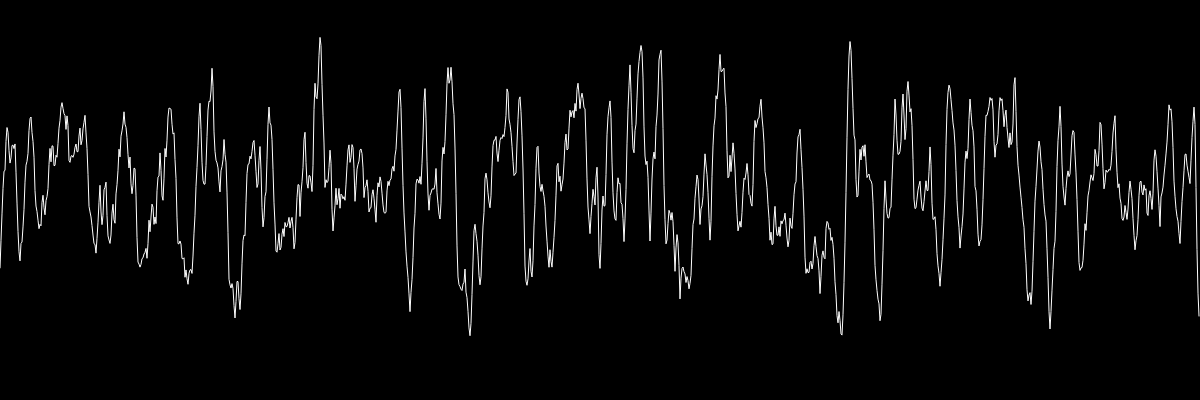
Frame 1 (no input)
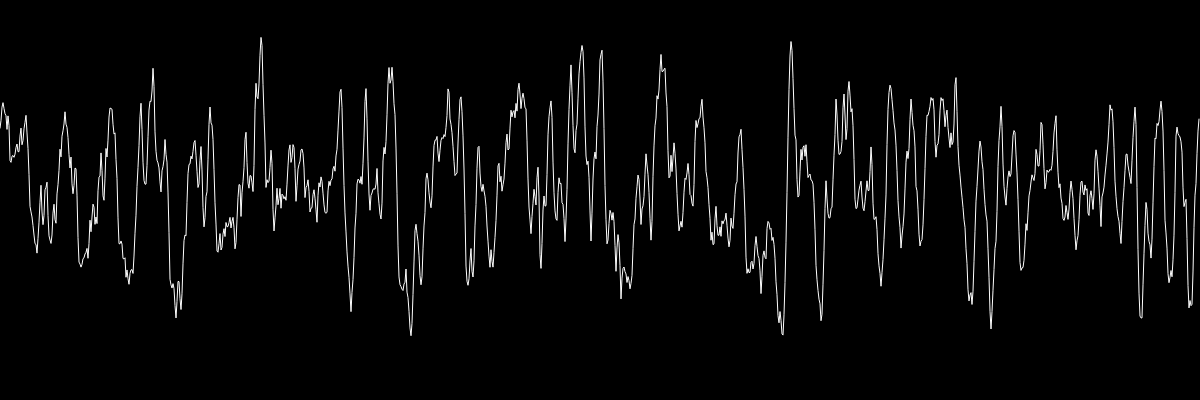
Frame 60 (no input)
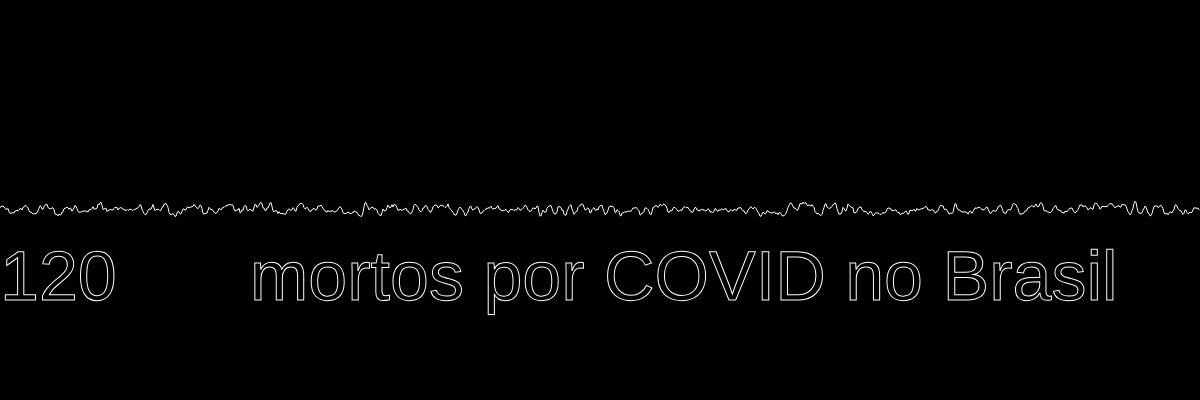
Frame 120 (the mouse pressed at the canvas centre since frame 60)

The p5.js sketch that drew these frames (run headless with seeded random() and noise() and a simulated clock; from frame 60 on, the mouse is pressed at the canvas centre):

// p5.js sketch
// ── sketch.js
var inc = 0.1;
var inc2 = 0.2;
var start = 0;

function setup() {
  createCanvas(1200, 400);
}

function vibracaoMenor() {
  var xoff = start;
  beginShape();

  for (var x =0; x < width; x++) {
    stroke(255, 255, 255)
    var y = noise(xoff) * 20;
    vertex(x, 200 + y);
    xoff += inc2;
  }
  endShape();

  start += inc;
}

function vibracaoMaior() {
  var xoff = start;
  beginShape();

  for ( var x = 0; x < width; x++) {
    stroke(255, 255, 255);
    // var y = random(height)
    var y = noise(xoff) * height;
    vertex(x, y);
    xoff +=inc;
  }
  endShape();

  start += inc;
}


function draw() {
  frameRate(1000);
  textSize(70);
  textAlign(LEFT);
  background(0);
  stroke(255);
  noFill();
  if (mouseIsPressed) {
    vibracaoMenor()
    if (frameCount <= 268370) {
      frameCount
    }
    text(frameCount , 0, 300);
    text("mortos por COVID no Brasil", 250, 300)
  } else {
    vibracaoMaior()
  }


}





// ── main.css
body {
	padding: 50px;
	background-color: black;
}

.p5Canvas {
	margin: 0 auto;
	display: flex;
}

h1 {
	font-size: 90px;
	color: white;
	font-family: sans-serif;
	text-align: center;
}
